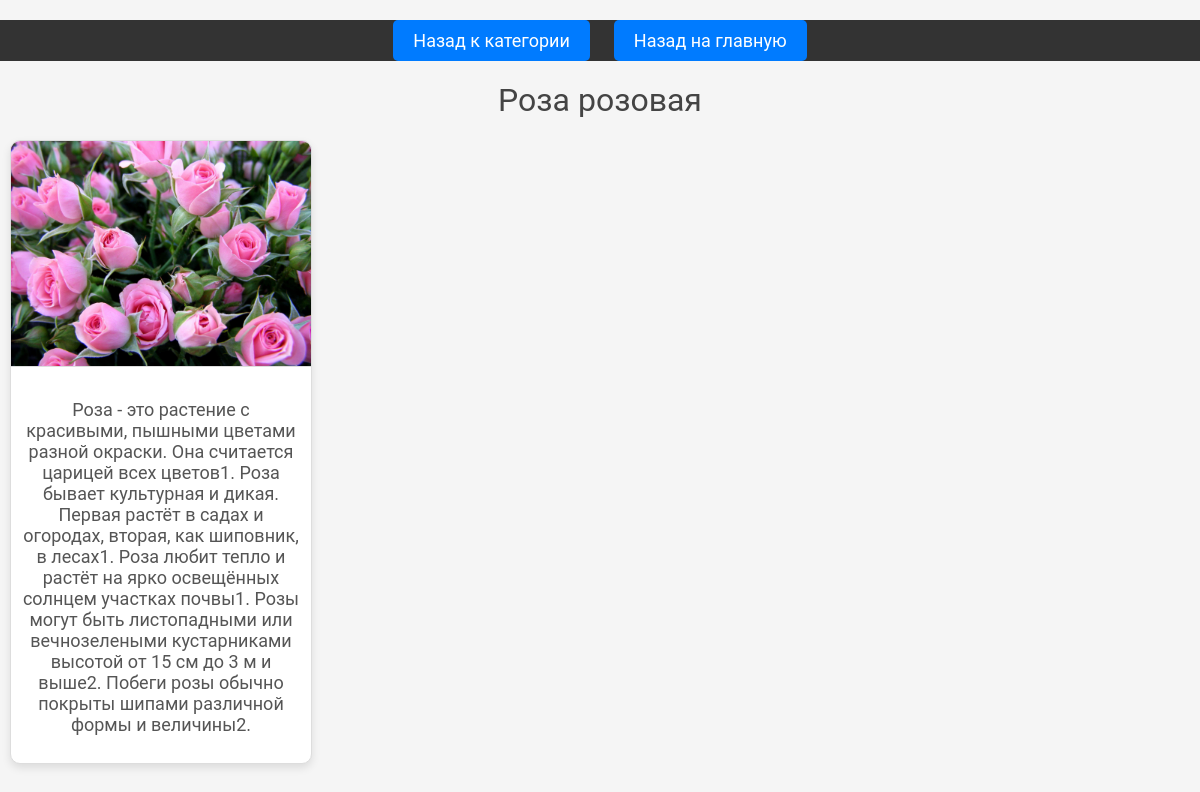
The app's page /flower/1/ with its own data.
### catalog/models.py (models this page shows, shortened)
class Flower(models.Model):
    name = models.CharField(max_length=100)
    image = models.ImageField(upload_to='flowers/')
    description = models.TextField()
    category = models.ForeignKey(Category, related_name='flowers', on_delete=models.CASCADE)

### catalog/views.py (the view)
# urls.py: path('flower/<int:flower_id>/', views.flower_detail, name='flower_detail'),
def flower_detail(request, flower_id):
    flower = get_object_or_404(Flower, pk=flower_id)
    return render(request, 'catalog/flower_detail.html', {'flower': flower})

### catalog/templates/catalog/flower_detail.html (shortened to what this page needs)
<!DOCTYPE html>
<html>
<head>
    {% load static %}
    <link rel="stylesheet" type="text/css" href="{% static 'catalog/css/styles.css' %}">
</head>
<body>
    <div class="navbar">
        <a href="{% url 'category_detail' flower.category.id %}">Назад к категории</a>
        <a href="{% url 'home' %}">Назад на главную</a>
    </div>
    <h1>{{ flower.name }}</h1>
    <div class="card">
        <img src="{{ flower.image.url }}" alt="{{ flower.name }}">
        <p>{{ flower.description }}</p>
    </div>
</body>
</html>

### flowers_catalog/static/catalog/css/styles.css (style rules this page uses)
body { font-family: 'Roboto', sans-serif; margin: 0; padding: 0; background-color: #f5f5f5; color: #333; }
h1, h2 { text-align: center; margin-top: 20px; font-weight: 400; color: #444; }
.card { border: 1px solid #ddd; border-radius: 10px; box-shadow: 0 4px 8px rgba(0, 0, 0, 0.1); margin: 10px; width: 300px; overflow: hidden; text-align: center; background: white; transition: transform 0.2s; }
.card img { width: 100%; height: auto; border-bottom: 1px solid #ddd; }
.card p { padding: 10px; font-size: 18px; color: #555; }
.navbar { text-align: center; margin-top: 20px; padding: 10px 0; background-color: #333; }
.navbar a { margin: 0 10px; text-decoration: none; color: white; font-size: 18px; padding: 10px 20px; background-color: #007BFF; border-radius: 5px; transition: background-color 0.3s; }

### records on screen
Flower: name "Роза розовая", image (picture), description "Роза - это растение с красивыми, пышными цветами разной окраски. Она считается царицей всех цветов1. Роза бывает культурная и дикая. Первая растёт в садах и огородах, вторая, как шиповник, в лесах1. Роза любит тепло и растёт на ярко освещённых солнцем участках почвы1. Розы могут быть листопадными или вечнозелеными кустарниками высотой от 15 см до 3 м и выше2. Побеги розы обычно покрыты шипами различной формы и величины2."
